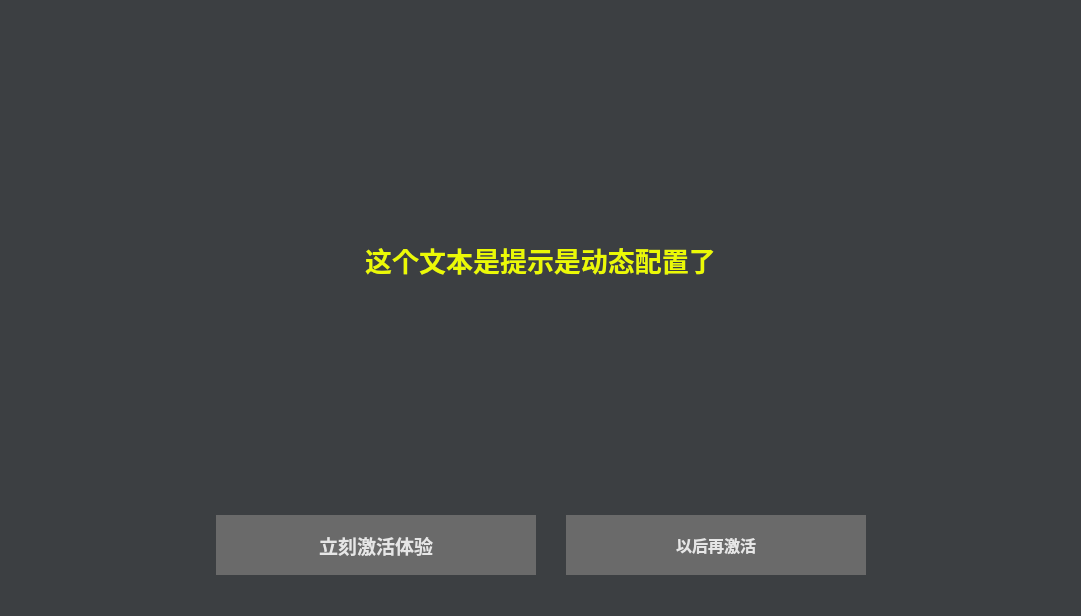
<?xml version="1.0" encoding="UTF-8"?>
<ui version="4.0">
 <class>Form</class>
 <widget class="QWidget" name="Form">
  <property name="geometry">
   <rect>
    <x>0</x>
    <y>0</y>
    <width>1081</width>
    <height>616</height>
   </rect>
  </property>
  <property name="sizePolicy">
   <sizepolicy hsizetype="Fixed" vsizetype="Fixed">
    <horstretch>0</horstretch>
    <verstretch>0</verstretch>
   </sizepolicy>
  </property>
  <property name="windowTitle">
   <string>Form</string>
  </property>
  <property name="styleSheet">
   <string notr="true">*{
background-color:#3c3f42;
color: #e6e6e6;
}

*:disabled {
	background-color: #3c3f42;
	color: #afafaf;
	cursor: not-allowed;

}
QListWidget:disabled,QTextEdit:disabled,QLineEdit:disabled,QTabWidget:disabled{
background-color:rgb(40, 40, 40);
}
QTextBrowser:disabled{
background-color:rgb(40, 40, 40);
color: rgb(152, 197, 150);
}

QPushButton:disabled {
	background-color: rgb(80, 80, 80);
	color: #afafaf;
	cursor: not-allowed;

}

QCheckBox:hover,QRadioButton:hover {
color: white;
}

QPushButton:hover {

font-weight: bold;
background-color:rgb(84, 84, 84);
color: white;
border-radius: 2pt;

}

QPushButton{
font-weight: bold;
background-color:rgb(106, 106, 106);
color: #e6e6e6;
border-radius: 2pt;
}

QTextBrowser,QListWidget,QTextEdit,QTabWidget{
background-color:rgb(40, 40, 40);
color: rgba(152, 197, 150, 185);
font-size:10pt;
}

QTextBrowser:hover,QTextEdit:hover{
background-color:rgb(40, 40, 40);
color: rgb(152, 197, 150);
font-size:10pt;
}

QLineEdit{
background-color:rgb(40, 40, 40);
color: rgba(152, 197, 150, 185);
font-size:12pt;
}

QLineEdit:hover{
background-color:rgb(40, 40, 40);
color: rgb(152, 197, 150);
font-size:12pt;
}


QLabel{
color: #ebf905;
}



QRadioButton,QCheckBox {
        border: none;
        border-radius: 9px;
}
QRadioButton::indicator,QCheckBox::indicator{
    background-color: rgb(42, 45, 66);
    border: 0px solid #b1b1b1;
	width: 18px;
	height: 18px;
	border-radius: 9px;
}

QRadioButton::indicator:checked,QCheckBox::indicator:checked {
    background-color: #ebf905;
    border-color: #ebf905;
}

QMenuBar { background-color: transparent; }
QMenuBar::item { background-color: transparent; }
QMenuBar::item:selected { background-color:transparent; color: #ffffff;}
QMenu { background-color: transparent; }
QMenu::item { background-color: transparent; }
QMenu::item:selected { background-color: transparent; color: #ffffff; }

</string>
  </property>
  <layout class="QHBoxLayout" name="horizontalLayout" stretch="0">
   <item>
    <layout class="QVBoxLayout" name="verticalLayout">
     <property name="spacing">
      <number>6</number>
     </property>
     <property name="leftMargin">
      <number>0</number>
     </property>
     <property name="topMargin">
      <number>0</number>
     </property>
     <property name="rightMargin">
      <number>0</number>
     </property>
     <item>
      <widget class="QLabel" name="label_activate_text">
       <property name="sizePolicy">
        <sizepolicy hsizetype="MinimumExpanding" vsizetype="Preferred">
         <horstretch>0</horstretch>
         <verstretch>0</verstretch>
        </sizepolicy>
       </property>
       <property name="font">
        <font>
         <pointsize>20</pointsize>
         <weight>75</weight>
         <bold>true</bold>
        </font>
       </property>
       <property name="styleSheet">
        <string notr="true"/>
       </property>
       <property name="text">
        <string>这个文本是提示是动态配置了</string>
       </property>
       <property name="alignment">
        <set>Qt::AlignCenter</set>
       </property>
       <property name="wordWrap">
        <bool>true</bool>
       </property>
      </widget>
     </item>
     <item>
      <layout class="QHBoxLayout" name="horizontalLayout_2" stretch="1,5,2,1">
       <property name="spacing">
        <number>30</number>
       </property>
       <property name="sizeConstraint">
        <enum>QLayout::SetDefaultConstraint</enum>
       </property>
       <property name="bottomMargin">
        <number>30</number>
       </property>
       <item>
        <spacer name="horizontalSpacer">
         <property name="orientation">
          <enum>Qt::Horizontal</enum>
         </property>
         <property name="sizeHint" stdset="0">
          <size>
           <width>40</width>
           <height>20</height>
          </size>
         </property>
        </spacer>
       </item>
       <item>
        <widget class="QPushButton" name="btn_activate_permission">
         <property name="sizePolicy">
          <sizepolicy hsizetype="Maximum" vsizetype="Fixed">
           <horstretch>0</horstretch>
           <verstretch>0</verstretch>
          </sizepolicy>
         </property>
         <property name="minimumSize">
          <size>
           <width>320</width>
           <height>60</height>
          </size>
         </property>
         <property name="maximumSize">
          <size>
           <width>320</width>
           <height>16777215</height>
          </size>
         </property>
         <property name="font">
          <font>
           <family>Microsoft YaHei</family>
           <pointsize>14</pointsize>
           <weight>75</weight>
           <bold>true</bold>
          </font>
         </property>
         <property name="text">
          <string>立刻激活体验</string>
         </property>
        </widget>
       </item>
       <item>
        <widget class="QPushButton" name="btn_activate_cancel">
         <property name="sizePolicy">
          <sizepolicy hsizetype="Maximum" vsizetype="Fixed">
           <horstretch>0</horstretch>
           <verstretch>0</verstretch>
          </sizepolicy>
         </property>
         <property name="minimumSize">
          <size>
           <width>300</width>
           <height>60</height>
          </size>
         </property>
         <property name="maximumSize">
          <size>
           <width>300</width>
           <height>16777215</height>
          </size>
         </property>
         <property name="font">
          <font>
           <family>Microsoft YaHei</family>
           <pointsize>12</pointsize>
           <weight>75</weight>
           <bold>true</bold>
          </font>
         </property>
         <property name="text">
          <string>以后再激活</string>
         </property>
        </widget>
       </item>
       <item>
        <spacer name="horizontalSpacer_2">
         <property name="orientation">
          <enum>Qt::Horizontal</enum>
         </property>
         <property name="sizeHint" stdset="0">
          <size>
           <width>40</width>
           <height>20</height>
          </size>
         </property>
        </spacer>
       </item>
      </layout>
     </item>
    </layout>
   </item>
  </layout>
 </widget>
 <resources/>
 <connections/>
</ui>
